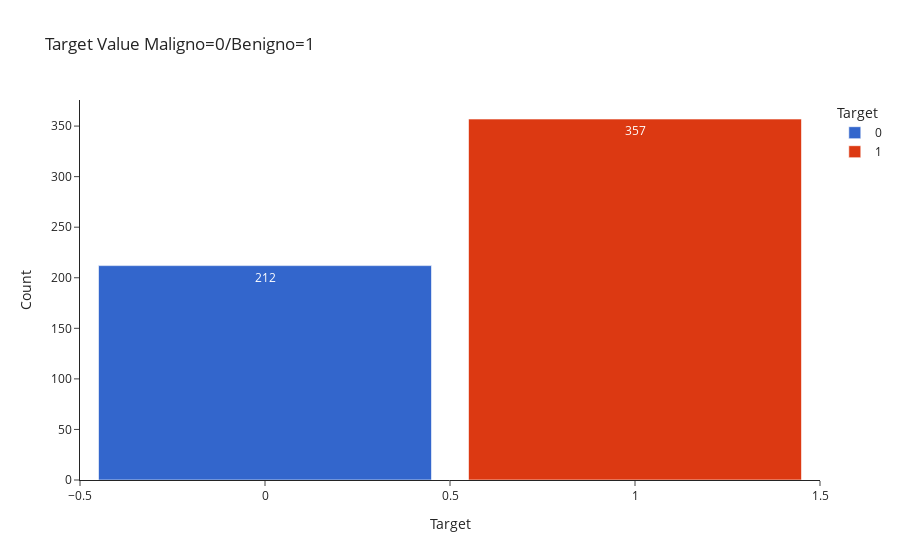

The notebook cell saved with this chart:
### Markdown cell above
Vamos a visualizar la variable target:

### Code cell
fig = px.histogram(df, 
                   x='target',
                   color = 'target',
                   text_auto=True,
                   color_discrete_sequence=px.colors.qualitative.G10,
                   template='simple_white',
                   labels={"target": "Target"},
                   title='Target Value Maligno=0/Benigno=1')

fig.update_layout(bargap=0.1, xaxis_title="Target",yaxis_title="Count")

fig.show()

### Figure 1 — Plotly figure (JSON) as saved in the notebook; plotly's stock layout.template omitted (floating-point values rounded to 4 significant figures; data arrays with more than 128 entries replaced by an {"elided": "..."} marker saying what was removed)
{"data": [{"alignmentgroup": "True", "bingroup": "x", "hovertemplate": "Target=%{x}<br>count=%{y}<extra></extra>", "legendgroup": "0", "marker": {"color": "#3366CC", "pattern": {"shape": ""}}, "name": "0", "offsetgroup": "0", "orientation": "v", "showlegend": true, "texttemplate": "%{value}", "type": "histogram", "x": {"elided": "212 int values"}, "xaxis": "x", "yaxis": "y"}, {"alignmentgroup": "True", "bingroup": "x", "hovertemplate": "Target=%{x}<br>count=%{y}<extra></extra>", "legendgroup": "1", "marker": {"color": "#DC3912", "pattern": {"shape": ""}}, "name": "1", "offsetgroup": "1", "orientation": "v", "showlegend": true, "texttemplate": "%{value}", "type": "histogram", "x": {"elided": "357 int values"}, "xaxis": "x", "yaxis": "y"}], "layout": {"bargap": 0.1, "barmode": "relative", "legend": {"title": {"text": "Target"}, "tracegroupgap": 0}, "title": {"text": "Target Value Maligno=0/Benigno=1"}, "xaxis": {"anchor": "y", "categoryarray": [0, 1], "categoryorder": "array", "domain": [0, 1], "title": {"text": "Target"}}, "yaxis": {"anchor": "x", "domain": [0, 1], "title": {"text": "Count"}}}}
